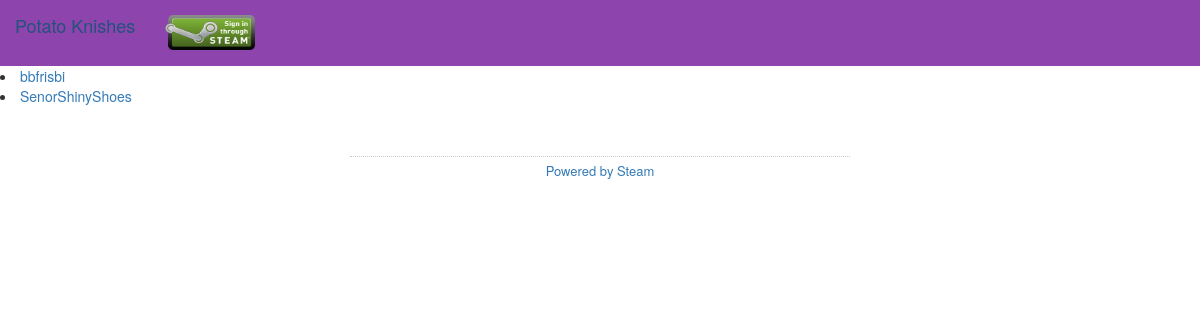
Page /userlist on the earlier database version.
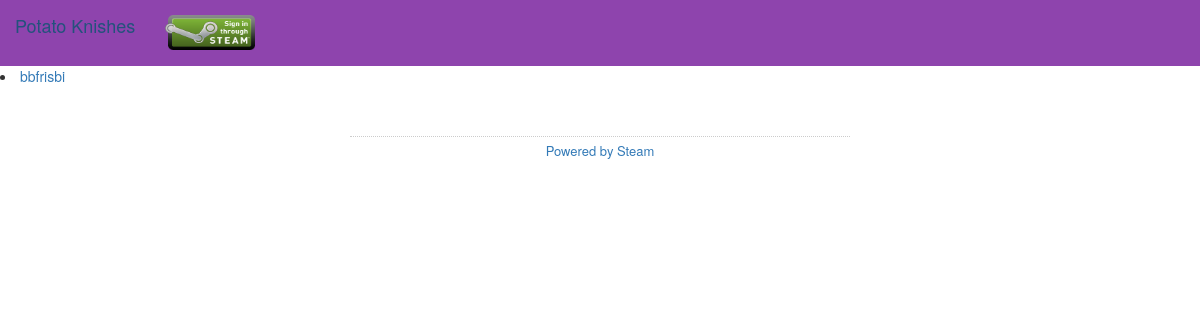
Same page on the later database version.
### app/models.py (models this page shows, shortened)
class User(db.Model):
    id = db.Column(db.Integer, primary_key=True)
    steamId = db.Column(db.String(33))
    nickname = db.Column(db.String(33))
    avatar = db.Column(db.String(4000))

### app/views.py (the view)
@app.route('/userlist')
def userlist():
    users = models.User.query.all()
    return render_template('users.html', users = users)

### app/views.py (called while the page is built)
@app.before_request
def before_request():
    g.user = None
    if 'user_id' in session:
        g.user = User.query.get(session['user_id'])

### app/templates/users.html (shortened to what this page needs)
{% extends "base.html" %}
{% block body %}
    {% for user in users %}
    	<li><a href="{{ url_for('user', nickname = user.nickname) }}">{{user.nickname}}</a></li>
    {% endfor %}
{% endblock %}

### app/templates/base.html (shortened to what this page needs)
<html>
<head>
</head>
<body>
<div>
      <div div class="navbar navbar-inverse-purp navbar-fixed-top" role="navigation">
        <div class="container-fluid">
          <div class="navbar-header">
            <a href="{{ url_for('index') }}" class="navbar-brand">Potato Knishes</a>
          </div>
          <div class="navbar-collapse collapse">
            <ul class="nav navbar-nav">
              {% if g.user == None %}
                <li><a href="{{ url_for('login') }}"><img src="/static/image/sits_large_border.png" width="90" height="35" border="0"></img></a></li>
              {% else %}
                <li><a href="{{ url_for('user', nickname = g.user.nickname) }}">{{g.user.nickname}}'s Profile</a></li>
                <li><a href="{{ url_for('logout') }}">Logout</a></li>
              {% endif %}
            </ul>
          </div>
        </div>
      </div>
</div>
{% block body %} {% endblock %}
</body>
<footer>
    <link rel="stylesheet" type="text/css" href="/static/css/main.css">
    <link rel="stylesheet" type="text/css" href="//maxcdn.bootstrapcdn.com/bootstrap/3.2.0/css/bootstrap.min.css">
  <a href="http://steampowered.com">Powered by Steam</a>
</footer>
</html>

### app/static/css/main.css (style rules this page uses)
html { height: 100%; }
footer { width: 500px; margin: 50px auto; border-top: 1px dotted #ccc; padding-top: 5px; font-size: 13px; text-align: center; }
.navbar-inverse-purp { border-color: #080808; background-color: #8e44ad; }
body { height: 100%; }
a { color: #0060B6; text-decoration: none; }

Differences in the rows shown:
removed User: nickname "SenorShinyShoes"
